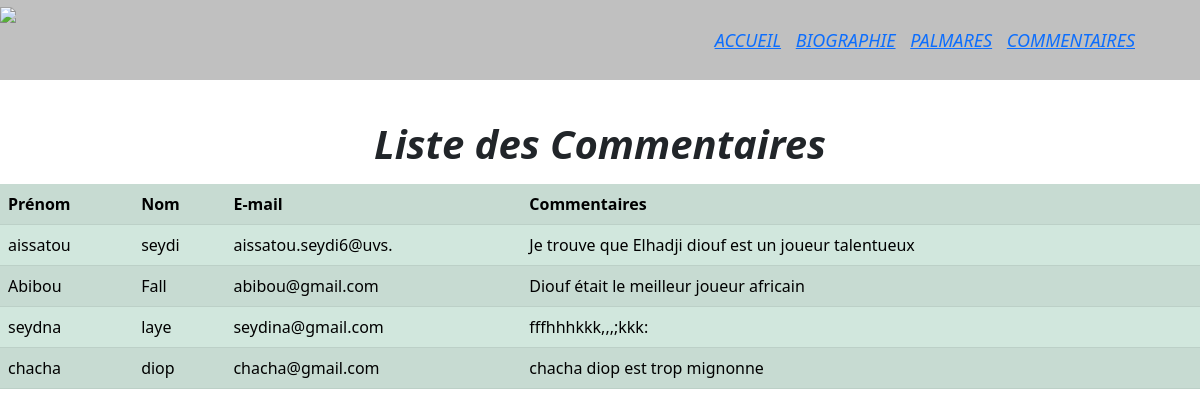
The page /contact/COMMENTAIRES.php on the database its author committed.
### tables this page shows
CREATE TABLE `contact` (
  `id` int(11) NOT NULL,
  `prenom` varchar(20) NOT NULL,
  `nom` varchar(20) NOT NULL,
  `email` varchar(20) NOT NULL,
  `commentaire` text NOT NULL
);

### contact/COMMENTAIRES.php (the view, shortened to what this page needs)
<!DOCTYPE html>
<html lang="en">
<head>
    <link rel="stylesheet" type="text/css" href="Groupe43.css">
    <link rel="stylesheet" type="text/css" href="bootstraps.min.css">
</head>
<body>
    <nav>
   <label><img src="sadio.jpg"></label>
    <ul>
          <li><a href='index.php'> ACCUEIL</a></li>
         <li><a href='Groupe41.php'>BIOGRAPHIE </a></li>
          <li><a href='Groupe42.php'>PALMARES </a></li>
         <li><a href="COMMENTAIRES.php">COMMENTAIRES</a></li>
      </ul>
        </nav><br><br><br><br><br>
<?php
   $servername = "localhost";
    $username = "root";
    $password = "";
    $dbname = "elhadji_diouf";
       $connexion = mysqli_connect($servername, $username, $password, $dbname);
            $sql="SELECT * FROM contact";
            $listes=mysqli_query($connexion,$sql);
?>
<h1 ><b><u><p align="center">Liste des Commentaires</p></u></b></h1>
<table class="table table-success table-striped">
    <tr>
        <th>Prénom</th>
        <th>Nom</th>
        <th>E-mail</th>
        <th>Commentaires</th>
    </tr>
    <?php while($l=mysqli_fetch_row($listes)):  ?>
    <tr >
        <td><?= $l[1] ?></td>
        <td><?= $l[2] ?></td>
        <td><?= $l[3] ?></td>
        <td><?= $l[4] ?></td>
    </tr>
    <?php endwhile ?>
</table>
</body>
</html>

### contact/Groupe43.css (style rules this page uses)
* { margin: 0; padding: 0; background: none; text-decoration: none; list-style: none; box-sizing: border-box; }
nav { background: silver; height: 80px; width: 100%; position: fixed; }
nav ul { float: right; margin-right: 60PX; }
nav ul li { display: inline-block ; line-height: 80PX; margin: 0 5px; }
h1 { font-size: 50px; font-style: italic; }
nav { font-size: 20px; font-style: italic; }
nav { font-size: 18px; font-style: italic; }

### rows shown on the page
contact: prenom "aissatou", nom "seydi", email "aissatou.seydi6@uvs.", commentaire "Je trouve que Elhadji diouf est un joueur talentueux"
contact: prenom "Abibou", nom "Fall", email "abibou@gmail.com", commentaire "Diouf était le meilleur joueur africain"
contact: prenom "seydna", nom "laye", email "seydina@gmail.com", commentaire "fffhhhkkk,,,;kkk:"
contact: prenom "chacha", nom "diop", email "chacha@gmail.com", commentaire "chacha diop est trop mignonne"
